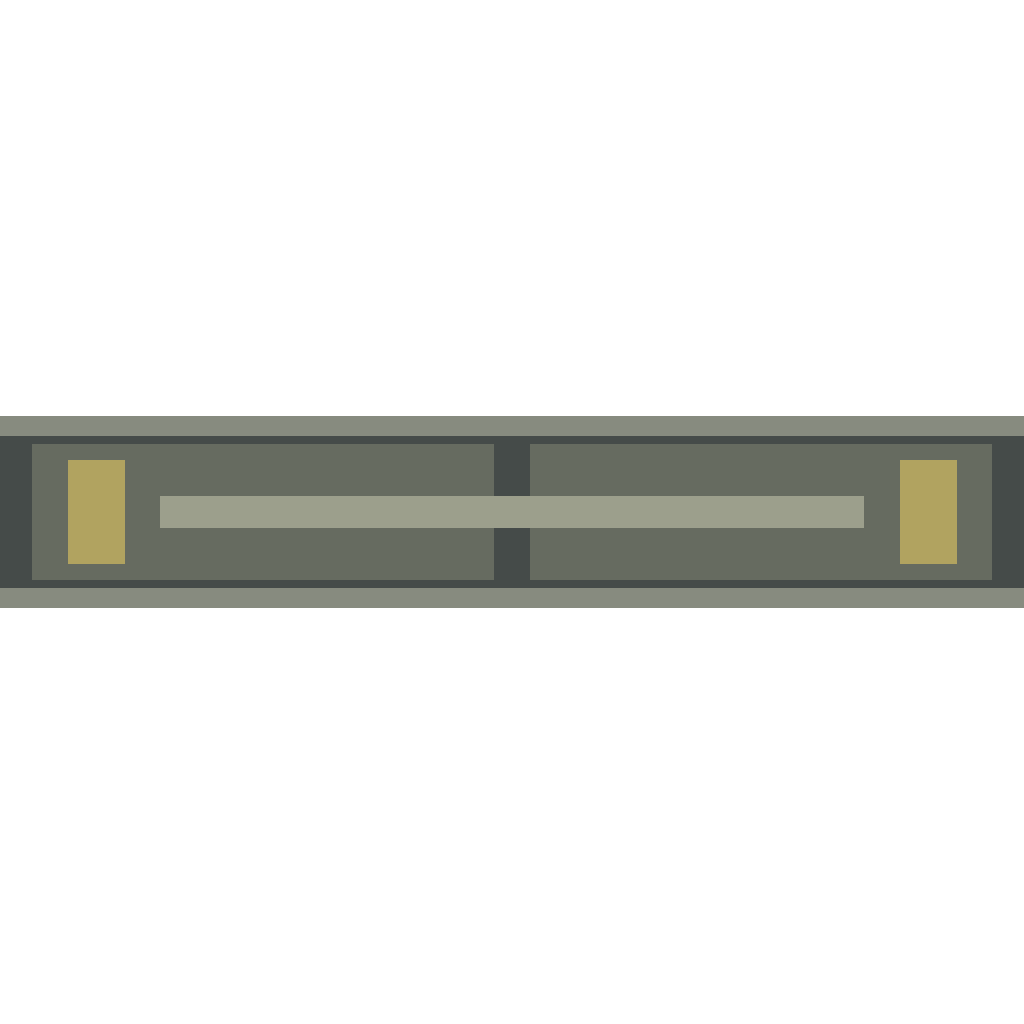

Write Python code to recreate this figure.
"""Geometry only: one full-cell pressure hatch, horizontal bulkhead axis.

Run from the repository root with Pillow installed. ImageGen supplies final art.
The untouched square canvas is the placement frame; never trim its empty margins.
"""
from pathlib import Path
from PIL import Image, ImageDraw

image = Image.new("RGBA", (1024, 1024))
draw = ImageDraw.Draw(image)
draw.rectangle((0, 416, 1023, 607), fill="#454b49")
draw.rectangle((0, 416, 1023, 435), fill="#878b7f")
draw.rectangle((0, 588, 1023, 607), fill="#878b7f")
draw.rectangle((32, 444, 493, 579), fill="#666b60")
draw.rectangle((530, 444, 991, 579), fill="#666b60")
draw.rectangle((160, 496, 863, 527), fill="#9c9f8c")
for x in (96, 928):
    draw.rectangle((x - 28, 460, x + 28, 563), fill="#b1a360")
image.save(Path("art-source/templates/ship-sealed-hatch-guide.png"))
